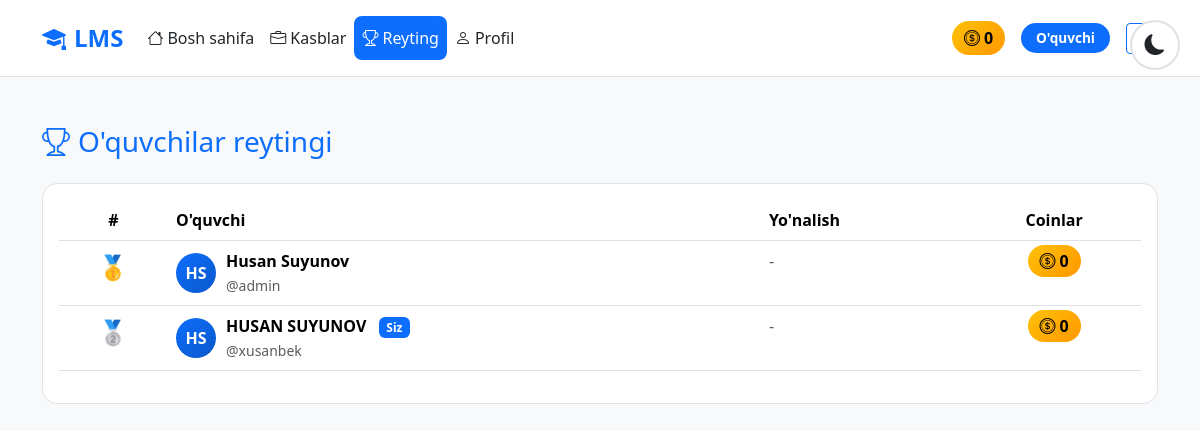
/leaderboard/ (signed in), run on an earlier commit of the app's database.
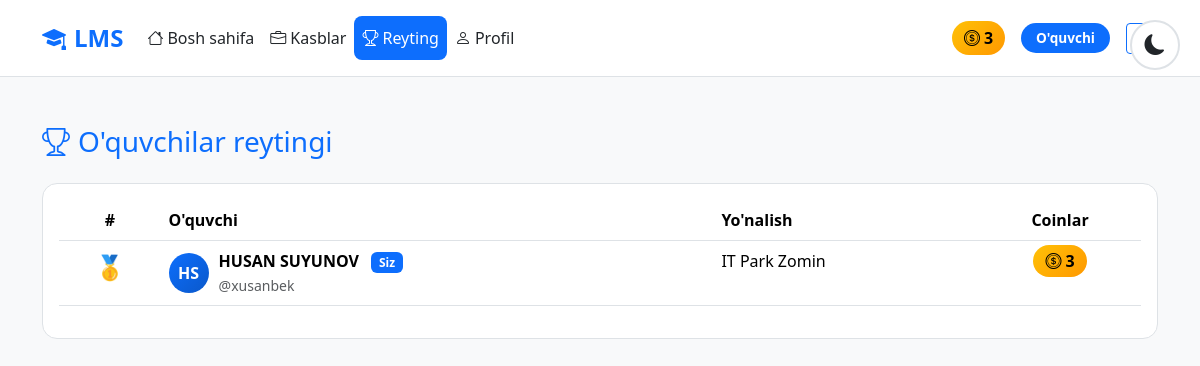
And on a later commit of the database.
### accounts/models.py (models this page shows, shortened)
class CustomUser(AbstractUser):
    ROLE_CHOICES = (
        ('admin', 'Admin'),
        ('teacher', 'O\'qituvchi'),
        ('student', 'O\'quvchi'),
    )
    first_name = models.CharField(max_length=100, verbose_name="Ism")
    last_name = models.CharField(max_length=100, verbose_name="Familiya")
    phone = models.CharField(max_length=20, unique=True, verbose_name="Telefon raqam")
    role = models.CharField(max_length=20, choices=ROLE_CHOICES, default='student', verbose_name="Rol")
    photo = models.ImageField(upload_to='profiles/', blank=True, null=True, verbose_name="Profil rasmi")
    profession = models.ForeignKey(Profession, on_delete=models.SET_NULL, null=True, blank=True, related_name='students', verbose_name="Yo'nalish")
    is_blocked = models.BooleanField(default=False, verbose_name="Bloklangan")
    last_activity = models.DateTimeField(null=True, blank=True, verbose_name="Oxirgi faollik")
    bio = models.TextField(blank=True, null=True, verbose_name="O'zi haqida")
    coins = models.IntegerField(default=0, verbose_name="Coinlar")
    total_online_time = models.IntegerField(default=0, verbose_name="Jami online vaqt (daqiqa)")
    @property
    def is_admin(self):
        return self.role == 'admin'
    @property
    def is_teacher(self):
        return self.role == 'teacher'
    @property
    def full_name(self):
        return f"{self.first_name} {self.last_name}"
    def get_initials(self):
        first = self.first_name[0] if self.first_name else ''
        last = self.last_name[0] if self.last_name else ''
        return f"{first}{last}".upper()
    class Meta:
        verbose_name = "Foydalanuvchi"
        verbose_name_plural = "Foydalanuvchilar"

class Profession(models.Model):
    name = models.CharField(max_length=200, verbose_name="Kasb nomi")
    photo = models.ImageField(upload_to='professions/', verbose_name="Rasm")
    description = models.TextField(verbose_name="Kasb haqida")
    created_at = models.DateTimeField(auto_now_add=True)
    class Meta:
        verbose_name = "Kasb"
        verbose_name_plural = "Kasblar"
        ordering = ['-created_at']

### accounts/views.py (the view)
# urls.py: path('leaderboard/', views.leaderboard, name='leaderboard'),
@login_required
def leaderboard(request):
    students = CustomUser.objects.filter(role='student').order_by('-coins')[:50]
    return render(request, 'accounts/leaderboard.html', {'students': students})

### accounts/templates/accounts/leaderboard.html (shortened to what this page needs)
{% extends 'accounts/base.html' %}
{% block content %}
<div class="container mt-5">
    <h3 style="color: var(--primary-blue);" class="mb-4">
        <i class="bi bi-trophy me-2"></i>O'quvchilar reytingi
    </h3>
    <div class="card">
        <div class="card-body">
            {% if students %}
            <div class="table-responsive">
                <table class="table" style="color: var(--text-color);">
                    <thead>
                        <tr>
                            <th class="text-center">#</th>
                            <th>O'quvchi</th>
                            <th>Yo'nalish</th>
                            <th class="text-center">Coinlar</th>
                        </tr>
                    </thead>
                    <tbody>
                        {% for student in students %}
                        <tr {% if student == request.user %}style="background: rgba(13, 110, 253, 0.1);"{% endif %}>
                            <td class="text-center">
                                {% if forloop.counter == 1 %}
                                <span style="font-size: 1.5rem;">🥇</span>
                                {% elif forloop.counter == 2 %}
                                <span style="font-size: 1.5rem;">🥈</span>
                                {% elif forloop.counter == 3 %}
                                <span style="font-size: 1.5rem;">🥉</span>
                                {% else %}
                                <span class="badge bg-secondary">{{ forloop.counter }}</span>
                                {% endif %}
                            </td>
                            <td>
                                <div class="d-flex align-items-center">
                                    {% if student.photo %}
                                    <img src="{{ student.photo.url }}" style="width: 40px; height: 40px; border-radius: 50%; object-fit: cover; margin-right: 10px;">
                                    {% else %}
                                    <div style="width: 40px; height: 40px; border-radius: 50%; background: linear-gradient(135deg, var(--primary-blue), var(--dark-blue)); display: flex; align-items: center; justify-content: center; margin-right: 10px; color: white; font-weight: 600;">
                                        {{ student.get_initials }}
                                    </div>
                                    {% endif %}
                                    <div>
                                        <strong>{{ student.full_name }}</strong>
                                        {% if student == request.user %}<span class="badge bg-primary ms-2">Siz</span>{% endif %}
                                        <br><small class="text-muted">@{{ student.username }}</small>
                                    </div>
                                </div>
                            </td>
                            <td>
                                {% if student.profession %}{{ student.profession.name }}{% else %}<span class="text-muted">-</span>{% endif %}
                            </td>
                            <td class="text-center">
                                <span class="coin-badge">
                                    <i class="bi bi-coin me-1"></i>{{ student.coins }}
                                </span>
                            </td>
                        </tr>
                        {% endfor %}
                    </tbody>
                </table>
            </div>
            {% else %}
            <div class="text-center py-5">
                <i class="bi bi-trophy text-muted" style="font-size: 4rem;"></i>
                <h4 class="mt-3" style="color: var(--text-color);">Hozircha o'quvchilar yo'q</h4>
            </div>
            {% endif %}
        </div>
    </div>
</div>
{% endblock %}

### accounts/templates/accounts/base.html (shortened to what this page needs)
<!DOCTYPE html>
<html lang="uz" data-bs-theme="light">
<head>
    <link href="https://cdn.jsdelivr.net/npm/bootstrap@5.3.2/dist/css/bootstrap.min.css" rel="stylesheet">
    <link href="https://cdn.jsdelivr.net/npm/bootstrap-icons@1.11.1/font/bootstrap-icons.css" rel="stylesheet">
</head>
<body>
    <div class="theme-toggle">
        <button class="btn" id="themeToggle" title="Rejimni o'zgartirish">
            <i class="bi bi-moon-fill" id="themeIcon"></i>
        </button>
    </div>
    {% if user.is_authenticated %}
    <nav class="navbar navbar-expand-lg">
        <div class="container">
            <a class="navbar-brand" href="{% url 'home' %}">
                <i class="bi bi-mortarboard-fill me-2"></i>LMS
            </a>
            <div class="collapse navbar-collapse" id="navbarNav">
                <ul class="navbar-nav me-auto">
                    <li class="nav-item">
                        <a class="nav-link {% if request.resolver_match.url_name == 'home' %}active{% endif %}" href="{% url 'home' %}">
                            <i class="bi bi-house me-1"></i>Bosh sahifa
                        </a>
                    </li>
                    <li class="nav-item">
                        <a class="nav-link {% if 'profession' in request.resolver_match.url_name %}active{% endif %}" href="{% url 'professions' %}">
                            <i class="bi bi-briefcase me-1"></i>Kasblar
                        </a>
                    </li>
                    <li class="nav-item">
                        <a class="nav-link {% if request.resolver_match.url_name == 'leaderboard' %}active{% endif %}" href="{% url 'leaderboard' %}">
                            <i class="bi bi-trophy me-1"></i>Reyting
                        </a>
                    </li>
                    <li class="nav-item">
                        <a class="nav-link {% if 'profile' in request.resolver_match.url_name %}active{% endif %}" href="{% url 'profile' %}">
                            <i class="bi bi-person me-1"></i>Profil
                        </a>
                    </li>
                </ul>
                <div class="d-flex align-items-center">
                    <span class="coin-badge me-3">
                        <i class="bi bi-coin me-1"></i>{{ user.coins }}
                    </span>
                    <span class="role-badge role-{{ user.role }} me-3">
                        {% if user.role == 'admin' %}Admin{% elif user.role == 'teacher' %}O'qituvchi{% else %}O'quvchi{% endif %}
                    </span>
                    <a href="{% url 'logout' %}" class="btn btn-outline-primary btn-sm">
                    </a>
                </div>
            </div>
        </div>
    </nav>
    {% endif %}
    {% block content %}{% endblock %}
</body>
</html>

What changed in the data, as far as the page shows it:
no longer on this page (row edited): CustomUser: get_initials "HS", full_name "Husan Suyunov", username "admin", coins "0"
changed CustomUser "HS": coins "0" → "3"; profession.name (not shown) → "IT Park Zomin"; text "🥈" → "🥇"; no longer shows "-"
